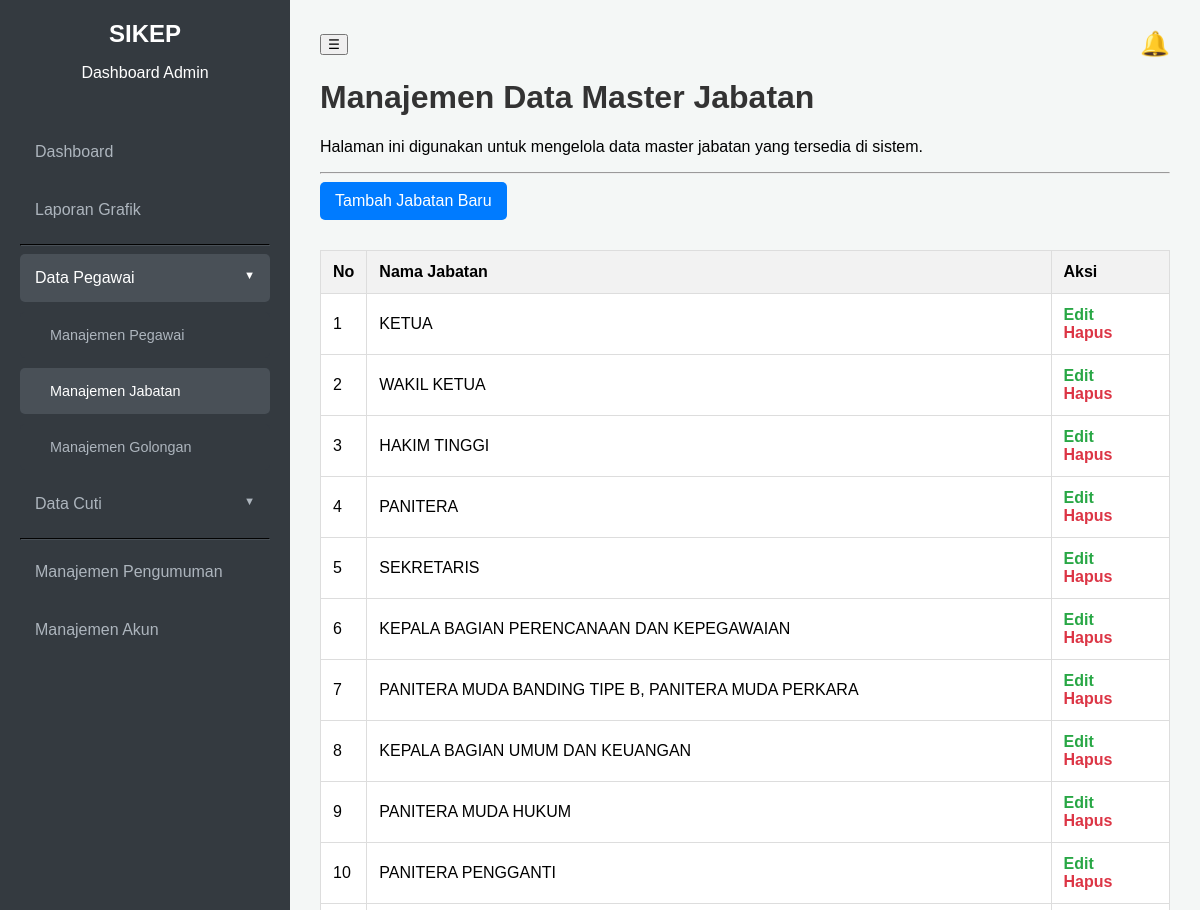
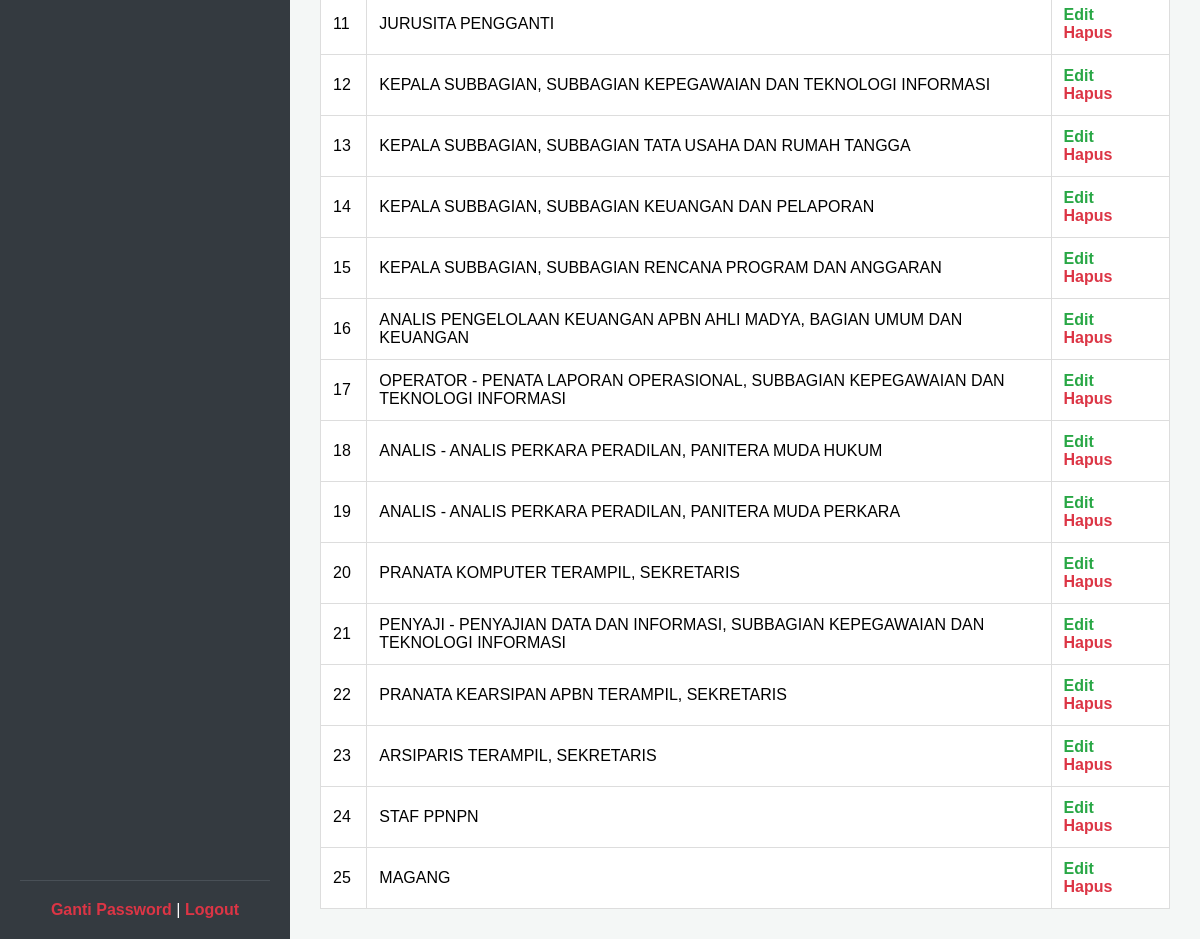
The page /admin/manajemen_jabatan.php (signed in) on the database its author committed (2 pictures, top to bottom).
### tables this page shows
CREATE TABLE `jabatan` (
  `id` int(11) NOT NULL,
  `nama_jabatan` varchar(150) NOT NULL
);

### admin/manajemen_jabatan.php (the view, shortened to what this page needs)
<?php
include 'header.php';
$query = "SELECT * FROM jabatan ORDER BY id ASC";
$result = mysqli_query($koneksi, $query);
?>
<h1>Manajemen Data Master Jabatan</h1>
<p>Halaman ini digunakan untuk mengelola data master jabatan yang tersedia di sistem.</p>
<hr>
<a href="tambah_jabatan.php" class="btn">Tambah Jabatan Baru</a>
<table>
    <thead>
        <tr>
            <th>No</th>
            <th>Nama Jabatan</th>
            <th>Aksi</th>
        </tr>
    </thead>
    <tbody>
        <?php if (mysqli_num_rows($result) > 0): $no = 1; ?>
            <?php while($jabatan = mysqli_fetch_assoc($result)): ?>
                <tr>
                    <td><?php echo $no++; ?></td>
                    <td><?php echo htmlspecialchars($jabatan['nama_jabatan']); ?></td>
                    <td class="actions">
                        <a href="edit_jabatan.php?id=<?php echo $jabatan['id']; ?>" class="edit">Edit</a>
                        <a href="hapus_jabatan.php?id=<?php echo $jabatan['id']; ?>" class="delete" onclick="return confirm('Yakin ingin menghapus jabatan ini?');">Hapus</a>
                    </td>
                </tr>
            <?php endwhile; ?>
        <?php else: ?>
            <tr><td colspan="3" style="text-align:center;">Belum ada data jabatan.</td></tr>
        <?php endif; ?>
    </tbody>
</table>
<?php include 'footer.php'; ?>

### assets/style_admin.css (style rules this page uses)
body { font-family: sans-serif; margin: 0; background-color: #f4f7f6; }
h1, h2, h3 { color: #333; }
.btn { display: inline-block; padding: 10px 15px; margin-bottom: 10px; margin-right: 10px; background-color: #007bff; color: white; text-decoration: none; border-radius: 5px; border: none; cursor: pointer; }
table { width: 100%; border-collapse: collapse; margin-top: 20px; background-color: white; }
th, td { padding: 12px; border: 1px solid #ddd; text-align: left; }
th { background-color: #f2f2f2; }
.actions a { margin-right: 10px; text-decoration: none; font-weight: bold; }
.actions a.edit { color: #28a745; }
.actions a.delete { color: #dc3545; }
* { scrollbar-width: thin; scrollbar-color: rgba(0, 0, 0, 0.3) transparent; }

### rows shown on the page
jabatan: nama_jabatan "KETUA"
jabatan: nama_jabatan "WAKIL KETUA"
jabatan: nama_jabatan "HAKIM TINGGI"
jabatan: nama_jabatan "PANITERA"
jabatan: nama_jabatan "SEKRETARIS"
jabatan: nama_jabatan "KEPALA BAGIAN PERENCANAAN DAN KEPEGAWAIAN"
jabatan: nama_jabatan "PANITERA MUDA BANDING TIPE B, PANITERA MUDA PERKARA"
jabatan: nama_jabatan "KEPALA BAGIAN UMUM DAN KEUANGAN"
jabatan: nama_jabatan "PANITERA MUDA HUKUM"
jabatan: nama_jabatan "PANITERA PENGGANTI"
jabatan: nama_jabatan "JURUSITA PENGGANTI"
jabatan: nama_jabatan "KEPALA SUBBAGIAN, SUBBAGIAN KEPEGAWAIAN DAN TEKNOLOGI INFORMASI"
jabatan: nama_jabatan "KEPALA SUBBAGIAN, SUBBAGIAN TATA USAHA DAN RUMAH TANGGA"
jabatan: nama_jabatan "KEPALA SUBBAGIAN, SUBBAGIAN KEUANGAN DAN PELAPORAN"
jabatan: nama_jabatan "KEPALA SUBBAGIAN, SUBBAGIAN RENCANA PROGRAM DAN ANGGARAN"
jabatan: nama_jabatan "ANALIS PENGELOLAAN KEUANGAN APBN AHLI MADYA, BAGIAN UMUM DAN KEUANGAN"
jabatan: nama_jabatan "OPERATOR - PENATA LAPORAN OPERASIONAL, SUBBAGIAN KEPEGAWAIAN DAN TEKNOLOGI INFORMASI"
jabatan: nama_jabatan "ANALIS - ANALIS PERKARA PERADILAN, PANITERA MUDA HUKUM"
jabatan: nama_jabatan "ANALIS - ANALIS PERKARA PERADILAN, PANITERA MUDA PERKARA"
jabatan: nama_jabatan "PRANATA KOMPUTER TERAMPIL, SEKRETARIS"
jabatan: nama_jabatan "PENYAJI - PENYAJIAN DATA DAN INFORMASI, SUBBAGIAN KEPEGAWAIAN DAN TEKNOLOGI INFORMASI"
jabatan: nama_jabatan "PRANATA KEARSIPAN APBN TERAMPIL, SEKRETARIS"
jabatan: nama_jabatan "ARSIPARIS TERAMPIL, SEKRETARIS"
jabatan: nama_jabatan "STAF PPNPN"
jabatan: nama_jabatan "MAGANG"
